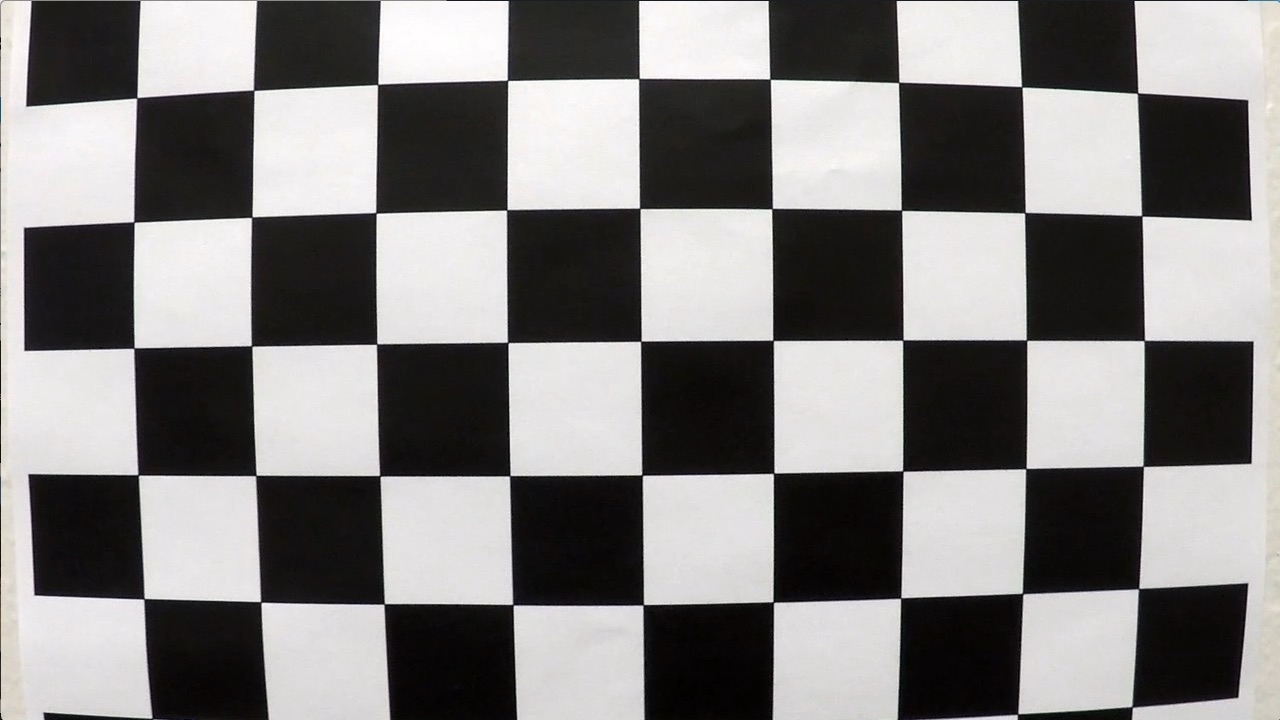
#> input picture Advanced Lane Lines/camera_cal/calibration1.jpg, 1280 x 720 px; its folder holds only this picture in this run
$ jupyter execute --allow-errors Untitled.ipynb   (shell and % lines are left out)   (older library calls are emulated)
#> lines starting #> are read from the running program, lines starting #| are printed output that depends on the picture
# Self-driving car Nanodegree - Term 1

## Project 3: **Advanced Lane Lines**
***
In this project, We attempted to identify the lane boundaries in a video.

---
#### Importing packages

[cell 1]
import numpy as np
import cv2
import matplotlib.pyplot as plt
import matplotlib.image as mpimg
import pickle
import numpy as np
import glob
import os

---
#### Define directories and parameters

[cell 2]
'''Directory'''
CAMERA_IMAGE_DIRECTORY = '../camera_cal/'
OUTPUT_DIRRECTORY = '../output_images/'
TEST_IMAGES_DIRECTORY = '../test_images/'

'''Define Parameters'''
KERNEL_SIZE = 3
OFFSET = 100
NX = 9
NY = 6
THRESHOLD_MIN = 0
THRESHOLD_MAX = 255
MAGNITUDE_THRESHOLD = (0, 255)
DIRECTION_THRESHOLD = (0, np.pi/2)
SATURATION_THRESHOLD = (170, 255)

#### Helper functions
---
##### Apply a distortion correction to raw images.

[cell 3]
#Prepare obj poinrts
objp = np.zeros((NX * NY, 3), np.float32)
objp[:,:2] = np.mgrid[0:NX, 0:NY].T.reshape(-1,2)
obj_points = [] #3d points in real world space
img_points = [] #2d points in image points

images = glob.glob(CAMERA_IMAGE_DIRECTORY + 'calibration*.jpg')

for idx, fname in enumerate(images):
    img = cv2.imread(fname)
#> img is the input picture: shape (720, 1280, 3); mean B, G, R 127.8, 128.4, 130.1
    image_name=os.path.split(fname)[1]
    ret, corners = cv2.findChessboardCorners(img, (NX, NY), None)
#> ret = False; corners = None
    if ret == True:
        obj_points.append(objp)
        img_points.append(corners)
        cv2.drawChessboardCorners(img, (NX, NY), corners, ret)
        corners_write_name = OUTPUT_DIRRECTORY + 'corners/' +  'corners_found_'+ str(NX) + '_' + str(NY) + '_' + image_name
        cv2.imwrite(corners_write_name, img)
        cv2.imshow('img', img)
        cv2.waitKey(500)
cv2.destroyAllWindows()

# Calcualte the undistortion matrix
img_size = (img.shape[1],img.shape[0])
#> img_size = (1280, 720)
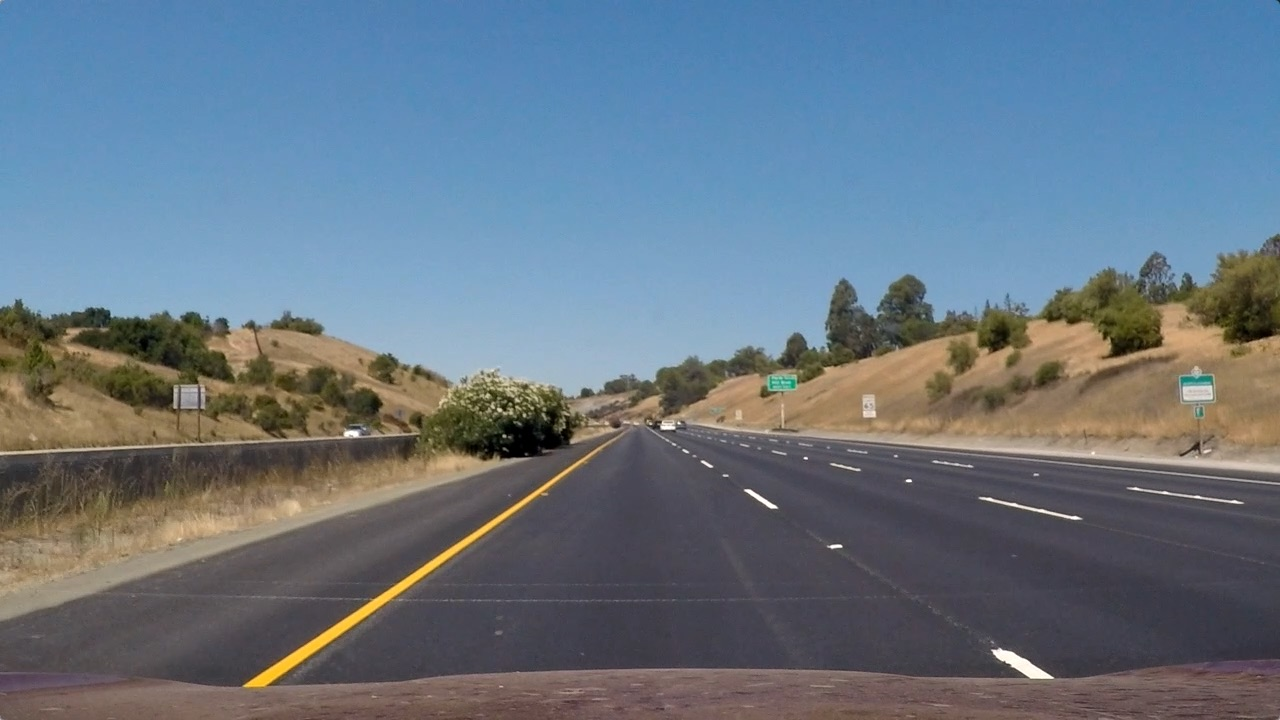
#> input picture Advanced Lane Lines/test_images/straight_lines1.jpg, 1280 x 720 px
#> further down, img is the input picture: shape (720, 1280, 3); mean B, G, R 131.2, 117.7, 103.2
#> (the rest of this cell did not finish here and is left out)

[cell 4]
def undistort_image(img):
    undistorted = cv2.undistort(img, mtx, dist, None, mtx)
    return undistorted

#> (a cell that did not finish here is left out)

---
##### Use color transforms, gradients, etc., to create a thresholded binary image.

[cell 6]
# [78 lines left out: functions grayscale, abs_sobel_thresh, magnitude_threshold, direction_threshold, hls_select, pipeline, not called in this run]

[cell 7]
test_images = glob.glob(TEST_IMAGES_DIRECTORY + '*.jpg')

#> (the rest of this cell did not finish here and is left out)

---
##### Apply a perspective transform to rectify binary image ("birds-eye view").

[cell 8]
# [12 lines left out: function warp, not called in this run]

#> (the rest of this cell did not finish here and is left out)

[cell 9]
import numpy as np
import cv2
import matplotlib.pyplot as plt

# Assuming you have created a warped binary image called "binary_warped"
# Take a histogram of the bottom half of the image
#> (the rest of this cell did not finish here and is left out)

[cell 10]
img = cv2.imread(TEST_IMAGES_DIRECTORY + 'straight_lines1.jpg')
histogram = np.sum(img[img.shape[0]//2:,:], axis=0)
#> histogram = 1280 rows, first 8: [29698, 36136, 41302], [29452, 35975, 41096], [29692, 36184, 41370], [29639, 36226, 41405], [29813, 36373, 41673], [29902, 36539, 41824], [29891, 36452, 41828], [30210, 36817, 42178]
plt.plot(histogram)
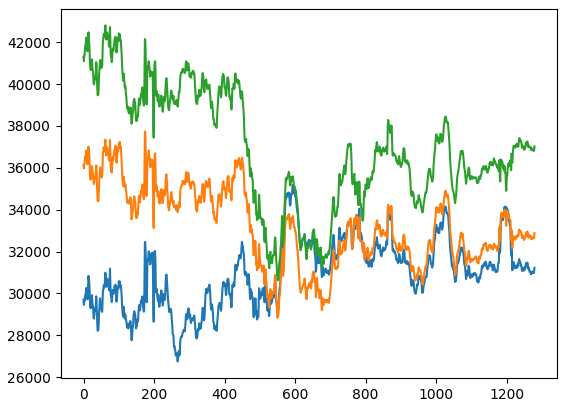
#> figure drawn by matplotlib, 1 panel; curve peaks at x = 594, y = 35188; curve peaks at x = 175, y = 37741; curve peaks at x = 62, y = 42805
